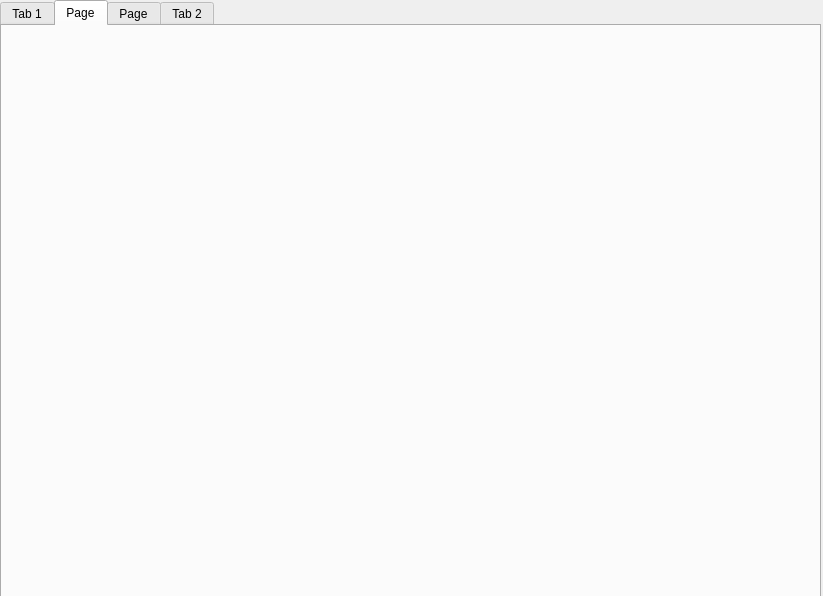
<?xml version="1.0" encoding="UTF-8"?>
<ui version="4.0">
 <class>Form</class>
 <widget class="QWidget" name="Form">
  <property name="geometry">
   <rect>
    <x>0</x>
    <y>0</y>
    <width>823</width>
    <height>596</height>
   </rect>
  </property>
  <property name="windowTitle">
   <string>Form</string>
  </property>
  <widget class="QTabWidget" name="tabWidget">
   <property name="geometry">
    <rect>
     <x>0</x>
     <y>0</y>
     <width>821</width>
     <height>601</height>
    </rect>
   </property>
   <property name="currentIndex">
    <number>1</number>
   </property>
   <widget class="QWidget" name="tab">
    <attribute name="title">
     <string>Tab 1</string>
    </attribute>
    <widget class="QPushButton" name="pushButton">
     <property name="geometry">
      <rect>
       <x>100</x>
       <y>110</y>
       <width>113</width>
       <height>32</height>
      </rect>
     </property>
     <property name="text">
      <string>PushButton</string>
     </property>
    </widget>
   </widget>
   <widget class="QWidget" name="tab_4">
    <attribute name="title">
     <string>Page</string>
    </attribute>
   </widget>
   <widget class="QWidget" name="tab_3">
    <attribute name="title">
     <string>Page</string>
    </attribute>
   </widget>
   <widget class="QWidget" name="tab_2">
    <attribute name="title">
     <string>Tab 2</string>
    </attribute>
   </widget>
  </widget>
 </widget>
 <resources/>
 <connections/>
</ui>
